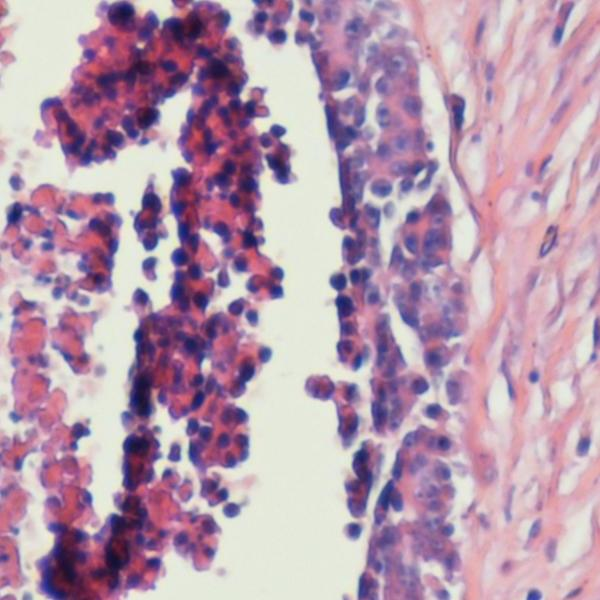
#> input picture assignment 2/sample.jpg, 600 x 600 px
$ jupyter execute --allow-errors 'Assignment 2.ipynb'   (older library calls are emulated)
#> lines starting #> are read from the running program, lines starting #| are printed output that depends on the picture
Import packages and load image

[cell 1]
from PIL import Image
import numpy as np
from sklearn.cluster import KMeans
from sklearn.cluster import SpectralClustering

Preprocess image

[cell 2]
# rgb_image = np.array(Image.open("sample.jpg"))
hsv_image = np.array(Image.open("sample.jpg").convert("HSV"))
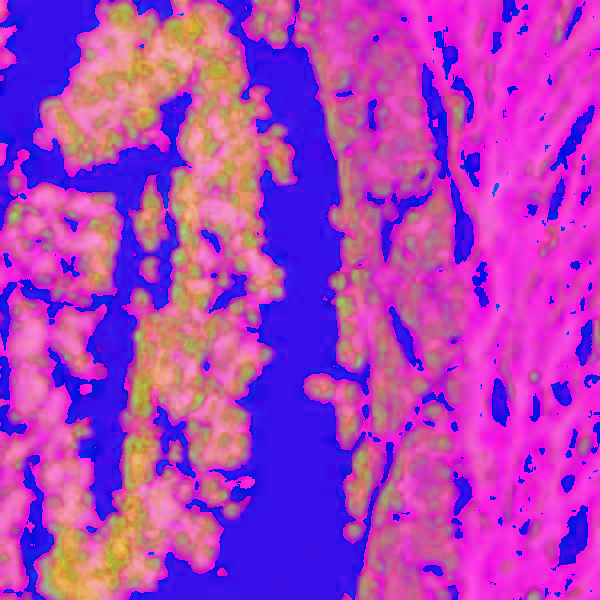
#> hsv_image: shape (600, 600, 3); mean R, G, B 170.6, 61.2, 189.5

# Vectorized image
image = hsv_image.reshape((-1,3))

def show(vec, hsv=True, file=False):
#> called with vec = array of shape (360000, 3), hsv = True, file = False
    l = int(np.sqrt(vec.shape[0]))
#> l = 600
    pixels = vec.reshape((l,l,3))
    if(hsv):
        image = Image.fromarray(pixels.astype('uint8'), 'HSV').convert("RGB")
    else:
        image = Image.fromarray(pixels.astype('uint8'), 'RGB')

    if(file):
        image.save(file+".png")

    display(image)


# [5 lines left out: function resize, not called in this run]


show(image)
#show(resize(image,100))

***K***-means algorithm

[cell 3]
def kmeans(img, k, n, seed):
#   Generate starting points
    np.random.seed(seed)
    seeds = np.random.randint(0, 1000, size=n)

#   Sum of squared distances to closest cluster
    distances = []
    iterations = []
    centroids = []
    labels = []

#   Run algorithm N times
    for s in seeds:
        km = KMeans(n_clusters=k, random_state=s, n_jobs=-1)
        km.fit(img)

#       Store results
        iterations.append(km.n_iter_)
        distances.append(km.inertia_)
        centroids.append(km.cluster_centers_)
        labels.append(km.labels_)

#   Evaluate best results
    best_index = np.argmin(distances)

    best = {
        "distance": distances[best_index],
        "centroids": centroids[best_index],
        "iterations": iterations[best_index],
        "labels": labels[best_index],
        "image": None
    }

#   Generating image
    best["image"] = best["centroids"][best["labels"]].astype('uint8')

    return best

clusters = [2,4,8,16]
iterations = 10
kmeans_estimates = {}

np.random.seed(12345)
#> (the rest of this cell did not finish here and is left out)

Agglomerative hierarchical clustering algorithm

Spectral clustering algorithm

[cell 4]
# [37 lines left out: function spectral, not called in this run]

# clusters = [2,4,8,16]
clusters= [2]
iterations = 1
kmeans_estimates = {}

np.random.seed(12345)
#> (the rest of this cell did not finish here and is left out)

[cell 5]
# -*- coding: utf-8 -*-
"""
Spyder Editor

This is a temporary script file.
"""
import numpy as np
import pandas as pd
import imageio
from PIL import Image
import matplotlib.pyplot as plt
from sklearn.cluster import SpectralClustering
from sklearn.neighbors import kneighbors_graph
from sklearn.cluster import KMeans
from scipy.sparse.linalg import eigsh
from scipy.spatial.distance import euclidean

#Define number of pixels of the image
basewidth = 100
baseheight = 100
img = Image.open('sample.jpg','r')
#> img is the input picture: PIL image 600x600 RGB; mean R, G, B 182.2, 153.8, 174.2
wpercent = (basewidth / float(img.size[0]))
#> wpercent = 0.167
hsize = int((float(img.size[1]) * float(wpercent)))
#> hsize = 100
img = img.resize((basewidth, hsize), Image.ANTIALIAS)
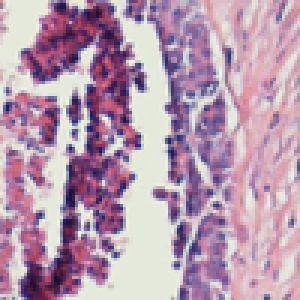
#> img: PIL image 100x100 RGB (shown 3 times larger); mean R, G, B 182.2, 153.8, 174.2
hpercent = (baseheight / float(img.size[1]))
#> hpercent = 1
wsize = int((float(img.size[0]) * float(hpercent)))
#> wsize = 100
img = img.resize((wsize, baseheight), Image.ANTIALIAS)
img.save('resized_image.jpg')

#Shape the image to the second dimension
#> (the rest of this cell did not finish here and is left out)
